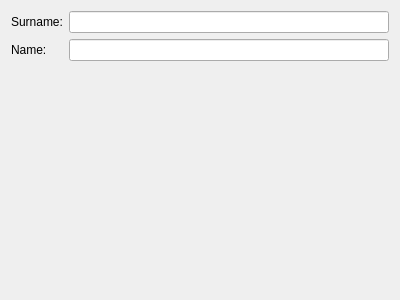
<?xml version="1.0" encoding="UTF-8"?>
<ui version="4.0">
 <class>PersonView</class>
 <widget class="QWidget" name="PersonView">
  <property name="geometry">
   <rect>
    <x>0</x>
    <y>0</y>
    <width>400</width>
    <height>300</height>
   </rect>
  </property>
  <property name="windowTitle">
   <string>Form</string>
  </property>
  <layout class="QFormLayout" name="formLayout">
   <item row="0" column="0">
    <widget class="QLabel" name="label">
     <property name="text">
      <string>Surname:</string>
     </property>
    </widget>
   </item>
   <item row="0" column="1">
    <widget class="QLineEdit" name="editSurname"/>
   </item>
   <item row="1" column="0">
    <widget class="QLabel" name="label_2">
     <property name="text">
      <string>Name:</string>
     </property>
    </widget>
   </item>
   <item row="1" column="1">
    <widget class="QLineEdit" name="editName"/>
   </item>
  </layout>
 </widget>
 <resources/>
 <connections/>
</ui>
